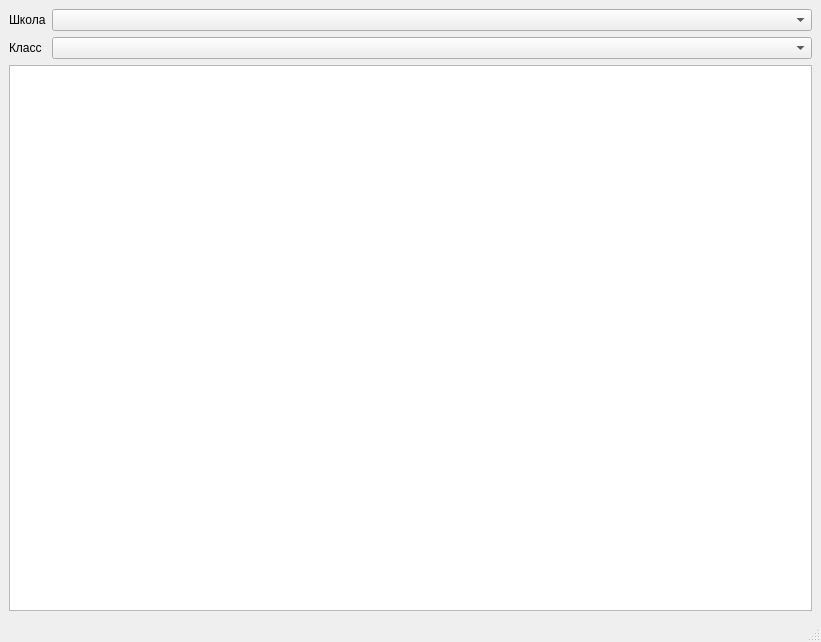
<?xml version="1.0" encoding="UTF-8"?>
<ui version="4.0">
 <class>MainWindow</class>
 <widget class="QMainWindow" name="MainWindow">
  <property name="geometry">
   <rect>
    <x>0</x>
    <y>0</y>
    <width>821</width>
    <height>642</height>
   </rect>
  </property>
  <property name="windowTitle">
   <string>MainWindow</string>
  </property>
  <widget class="QWidget" name="centralwidget">
   <layout class="QGridLayout" name="gridLayout">
    <item row="0" column="0">
     <widget class="QLabel" name="lbl_school">
      <property name="sizePolicy">
       <sizepolicy hsizetype="Maximum" vsizetype="Preferred">
        <horstretch>0</horstretch>
        <verstretch>0</verstretch>
       </sizepolicy>
      </property>
      <property name="text">
       <string>Школа</string>
      </property>
     </widget>
    </item>
    <item row="0" column="1">
     <widget class="QComboBox" name="list_school"/>
    </item>
    <item row="1" column="0">
     <widget class="QLabel" name="lbl_class">
      <property name="sizePolicy">
       <sizepolicy hsizetype="Maximum" vsizetype="Preferred">
        <horstretch>0</horstretch>
        <verstretch>0</verstretch>
       </sizepolicy>
      </property>
      <property name="text">
       <string>Класс</string>
      </property>
     </widget>
    </item>
    <item row="1" column="1">
     <widget class="QComboBox" name="list_class"/>
    </item>
    <item row="2" column="0" colspan="2">
     <widget class="QTableWidget" name="table"/>
    </item>
   </layout>
  </widget>
  <widget class="QMenuBar" name="menubar">
   <property name="geometry">
    <rect>
     <x>0</x>
     <y>0</y>
     <width>821</width>
     <height>26</height>
    </rect>
   </property>
  </widget>
  <widget class="QStatusBar" name="statusbar"/>
 </widget>
 <resources/>
 <connections/>
</ui>
